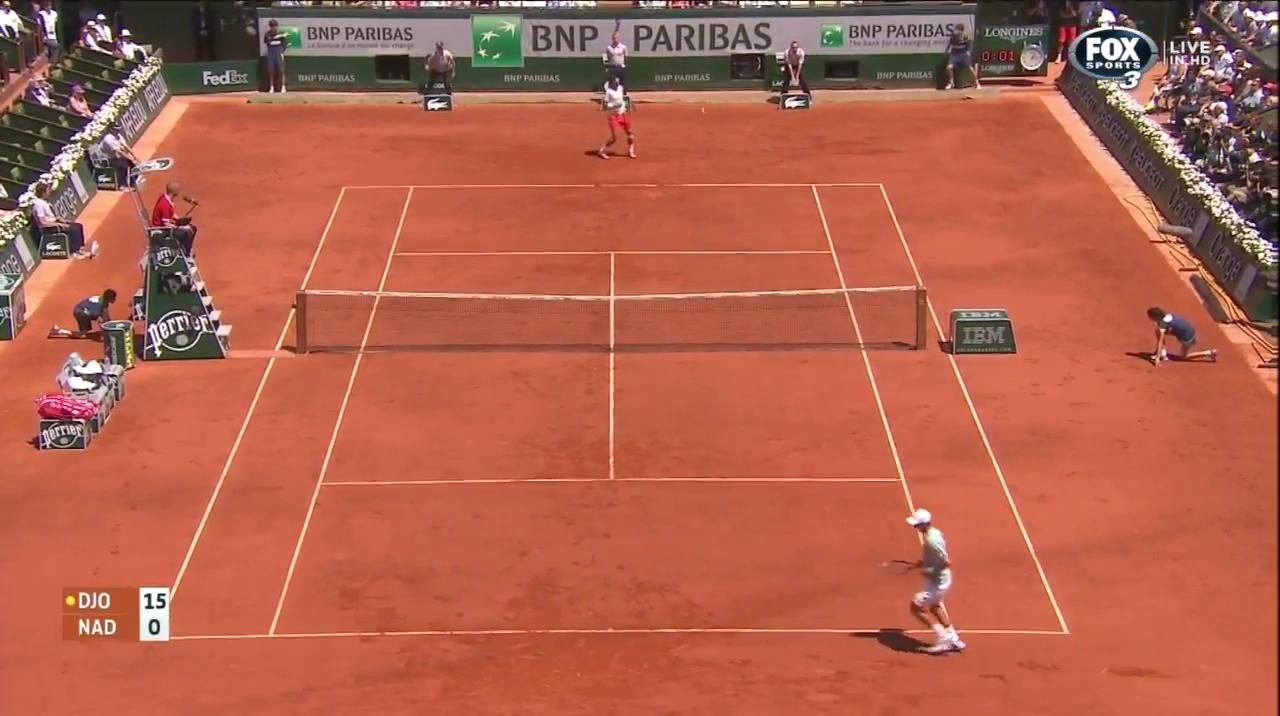
#> input picture CCF394 transformada hough/quadratenis.jpg, 1280 x 716 px
$ python 'CCF394 HOugh Quadra Tenis.py'
#> lines starting #> are read from the running program, lines starting #| are printed output that depends on the picture

'''

Hough Line Transformation
Finds lines in a binary image using the standard Hough transform.

The function implements the standard or standard multi-scale Hough transform
algorithm for line detection. See http://homepages.inf.ed.ac.uk/rbf/HIPR2/hough.htm for a good explanation of Hough transform.

Parameters
image	8-bit, single-channel binary source image. The image may be modified by the function.
lines	Output vector of lines. Each line is represented by a 2 or 3 element vector (ρ,θ) or (ρ,θ,votes) . ρ is the distance from the coordinate origin (0,0) (top-left corner of the image). θ is the line rotation angle in radians ( 0∼vertical line,π/2∼horizontal line ). votes is the value of accumulator.
rho	Distance resolution of the accumulator in pixels.
theta	Angle resolution of the accumulator in radians.
threshold	Accumulator threshold parameter. Only those lines are returned that get enough votes ( >threshold ).
srn	For the multi-scale Hough transform, it is a divisor for the distance resolution rho . The coarse accumulator distance resolution is rho and the accurate accumulator resolution is rho/srn . If both srn=0 and stn=0 , the classical Hough transform is used. Otherwise, both these parameters should be positive.
stn	For the multi-scale Hough transform, it is a divisor for the distance resolution theta.
min_theta	For standard and multi-scale Hough transform, minimum angle to check for lines. Must fall between 0 and max_theta.
max_theta	For standard and multi-scale Hough transform, maximum angle to check for lines. Must fall between min_theta and CV_PI.

'''


#https://docs.opencv.org/3.4/d9/db0/tutorial_hough_lines.html

import sys
import math
import cv2 as cv
import numpy as np
def main():

    default_file = "quadratenis.jpg"

    # Loads an image
    src = cv.imread(default_file, cv.IMREAD_GRAYSCALE)
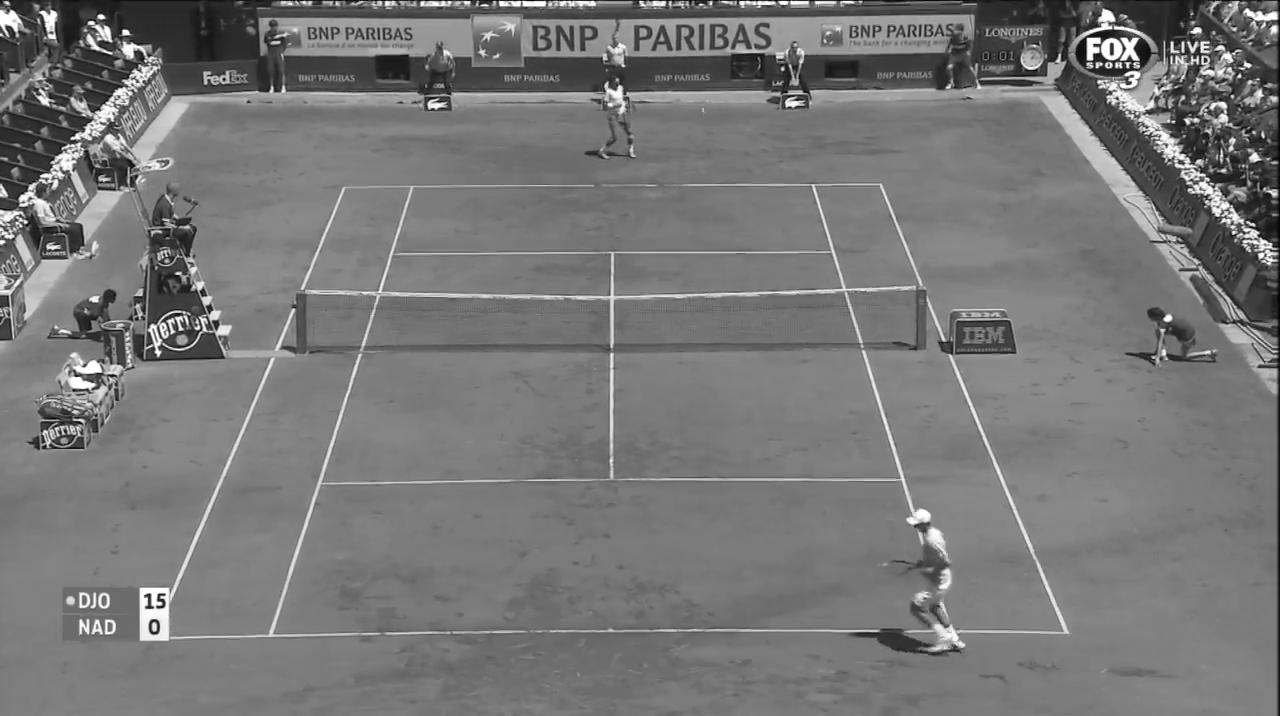
#> src: shape (716, 1280); min 0, max 255, mean 119.2
    # Check if image is loaded fine
    if src is None:
        print ('Error opening image!')
        print ('Usage: hough_lines.py [image_name -- default ' + default_file + '] \n')
        return -1


    dst = cv.Canny(src, 50, 200, None, 3)
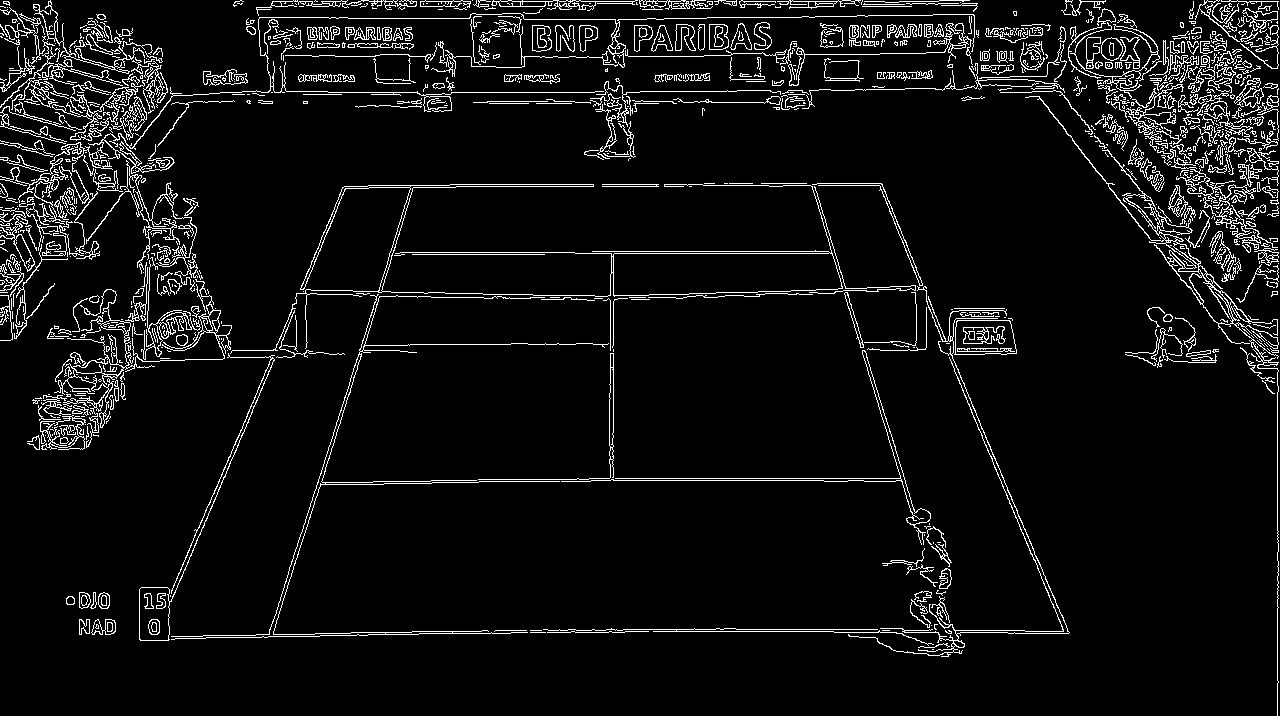
#> dst: shape (716, 1280); 6.2% white in thin lines or dots

    # Copy edges to the images that will display the results in BGR
    cdst = cv.cvtColor(dst, cv.COLOR_GRAY2BGR)
#> cdst: shape (716, 1280, 3); 6.2% white in thin lines or dots
    cdstP = np.copy(cdst)

    lines = cv.HoughLines(dst, 1, np.pi / 180, 150, None, 0, 0)
#> lines = 475 rows, first 8: [1, 1.57], [1277, 0], [92, 1.57], [641, 1.55], [631, 1.57], [253, 1.57], [3, 1.57], [6, 1.57]

    if lines is not None:
        for i in range(0, len(lines)):
            rho = lines[i][0][0]
            theta = lines[i][0][1]
            a = math.cos(theta)
            b = math.sin(theta)
            x0 = a * rho
            y0 = b * rho
            pt1 = (int(x0 + 1000*(-b)), int(y0 + 1000*(a)))
            pt2 = (int(x0 - 1000*(-b)), int(y0 - 1000*(a)))
            cv.line(cdst, pt1, pt2, (0,0,255), 3, cv.LINE_AA)
#> this loop made 475 passes
#> (rho, theta, a, b, x0, y0, pt1, pt2) on passes 2 to 4: (1277, 0, 1, 0, 1277, 0, (1277, 1000), (1277, -1000)), (92, 1.57, -4.37e-08, 1, -4.02e-06, 92, (-1000, 91), (999, 92)), (641, 1.55, 0.0175, 1, 11.19, 640.9, (-988, 658), (1011, 623))
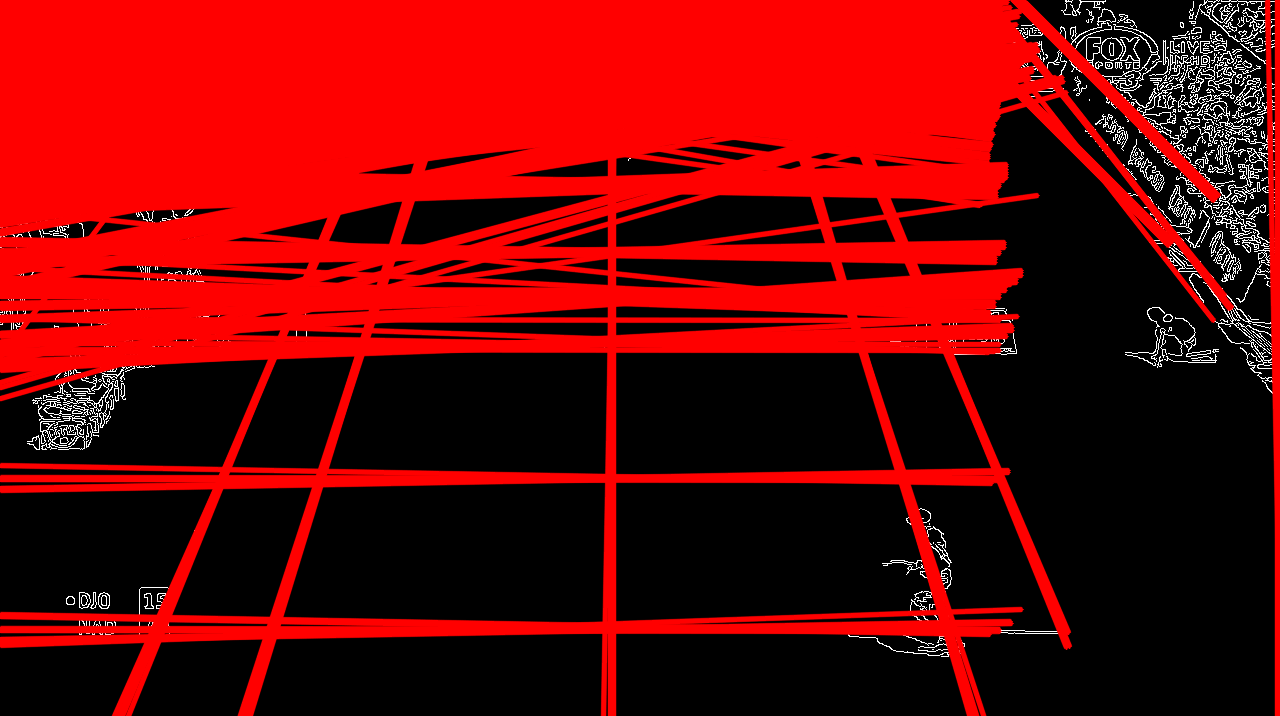
#> cdst: shape (716, 1280, 3); mean B, G, R 4.2, 4.2, 110.3


    linesP = cv.HoughLinesP(dst, 1, np.pi / 180, 50, None, 50, 10)
#> linesP = 494 rows, first 6: [707, 1, 884, 1], [1277, 715, 1277, 319], [168, 638, 491, 632], [451, 92, 607, 92], [456, 186, 691, 186], [575, 253, 835, 253]

    if linesP is not None:
        for i in range(0, len(linesP)):
            l = linesP[i][0]
            cv.line(cdstP, (l[0], l[1]), (l[2], l[3]), (0,0,255), 3, cv.LINE_AA)
#> this loop made 494 passes
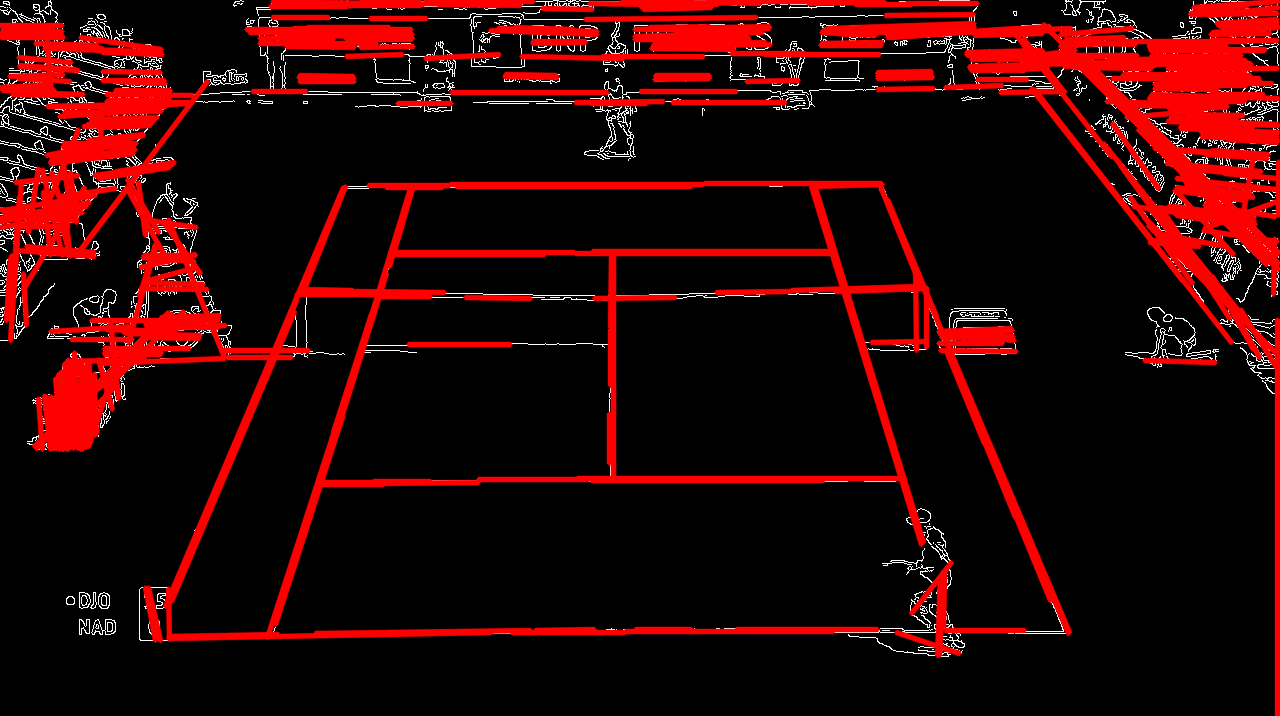
#> cdstP: shape (716, 1280, 3); mean B, G, R 5, 5, 44.3

    cv.imshow("Source", src)
    cv.imshow("Detected Lines (in red) - Standard Hough Line Transform", cdst)
    cv.imshow("Detected Lines (in red) - Probabilistic Line Transform", cdstP)

    cv.waitKey()
    return 0

if __name__ == "__main__":
    main()

$ run again, with CCF394 transformada hough/lanes.jpg copied over CCF394 transformada hough/quadratenis.jpg
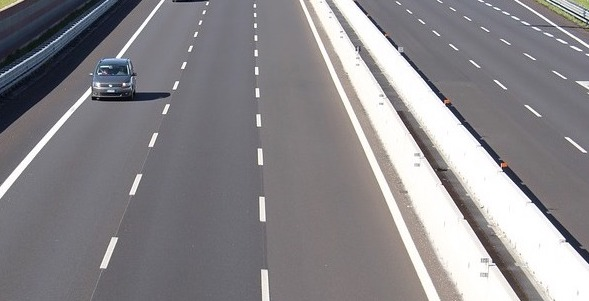
#> input picture CCF394 transformada hough/lanes.jpg, 589 x 301 px
#> dst: shape (301, 589); 5.2% white in thin lines or dots
#> lines = [[-272, 2.53], [-271, 2.57], [-261, 2.41], [-273, 2.71], [-275, 2.67], [-258, 2.39], [-268, 2.51], [125, 0.681], [-267, 2.43], [127, 0.698]]
#> the loop in main, `for i in range(0, len(lines)):` made 10 passes
#> (rho, theta, a, b, x0, y0, pt1, pt2) on passes 1 to 6: (-272, 2.53, -0.819, 0.574, 222.8, -156, (-350, -975), (796, 663)), (-271, 2.57, -0.839, 0.545, 227.3, -147.6, (-317, -986), (771, 691)), (-261, 2.41, -0.743, 0.669, 194, -174.6, (-475, -917), (863, 568)), (-273, 2.71, -0.906, 0.423, 247.4, -115.4, (-175, -1021), (670, 790)), (-275, 2.67, -0.891, 0.454, 245, -124.8, (-208, -1015), (699, 766)), (-258, 2.39, -0.731, 0.682, 188.7, -176, (-493, -907), (870, 555))
#> after the loop in main, `for i in range(0, len(lines)):`:
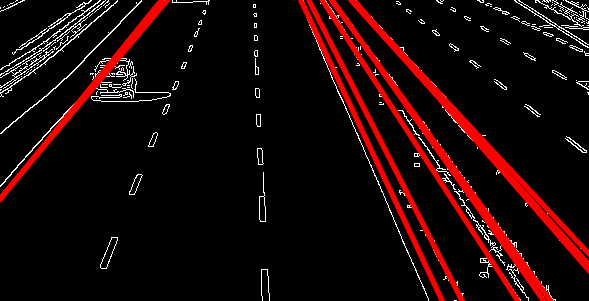
#> cdst: shape (301, 589, 3); mean B, G, R 7.6, 7.6, 27.6
#> linesP = 61 rows, first 6: [333, 1, 543, 300], [340, 25, 507, 282], [353, 2, 502, 167], [427, 85, 587, 263], [401, 110, 514, 278], [317, 33, 409, 232]
#> the loop in main, `for i in range(0, len(linesP)):` made 61 passes
#> after the loop in main, `for i in range(0, len(linesP)):`:
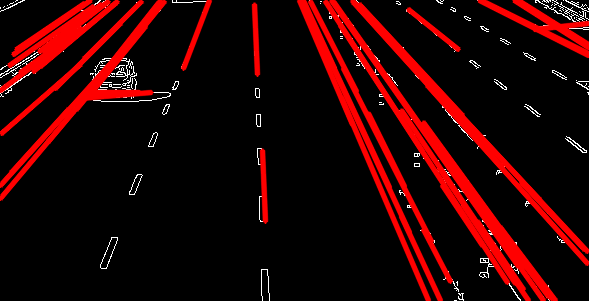
#> cdstP: shape (301, 589, 3); mean B, G, R 3.2, 3.2, 41.1
